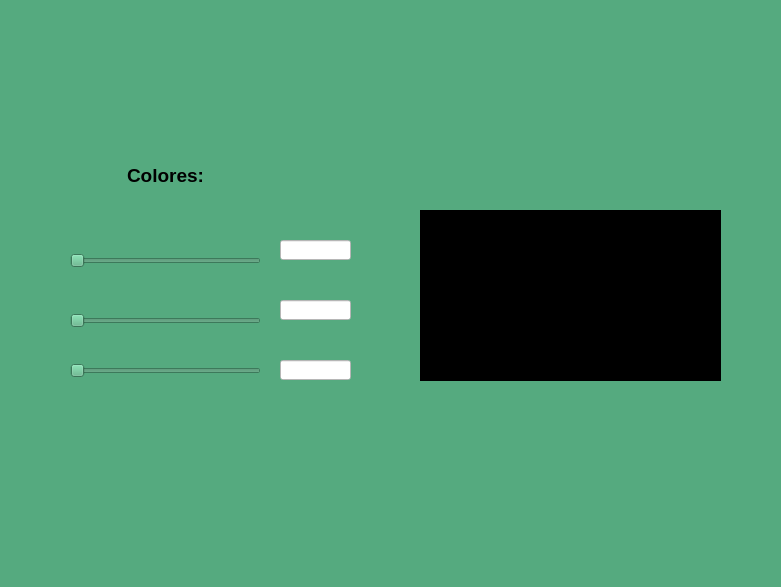
<?xml version="1.0" encoding="UTF-8"?>
<ui version="4.0">
 <class>MainWindow</class>
 <widget class="QMainWindow" name="MainWindow">
  <property name="geometry">
   <rect>
    <x>0</x>
    <y>0</y>
    <width>781</width>
    <height>587</height>
   </rect>
  </property>
  <property name="windowTitle">
   <string>MainWindow</string>
  </property>
  <property name="styleSheet">
   <string notr="true">background-color: rgb(85, 170, 127);</string>
  </property>
  <widget class="QWidget" name="centralwidget">
   <widget class="QLabel" name="label">
    <property name="geometry">
     <rect>
      <x>30</x>
      <y>10</y>
      <width>201</width>
      <height>101</height>
     </rect>
    </property>
    <property name="text">
     <string/>
    </property>
    <property name="pixmap">
     <pixmap resource="../Recursos.qrc">:/Logos/Imagenes/WhatsApp Image 2024-02-15 at 6.57.13 PM.jpeg</pixmap>
    </property>
    <property name="scaledContents">
     <bool>true</bool>
    </property>
   </widget>
   <widget class="QLabel" name="label_2">
    <property name="geometry">
     <rect>
      <x>520</x>
      <y>10</y>
      <width>241</width>
      <height>101</height>
     </rect>
    </property>
    <property name="text">
     <string/>
    </property>
    <property name="pixmap">
     <pixmap resource="../Recursos.qrc">:/Logos/Imagenes/UAT_2018_-_2021_HORIZONTAL.jpg</pixmap>
    </property>
    <property name="scaledContents">
     <bool>true</bool>
    </property>
   </widget>
   <widget class="QLabel" name="label_3">
    <property name="geometry">
     <rect>
      <x>680</x>
      <y>460</y>
      <width>91</width>
      <height>71</height>
     </rect>
    </property>
    <property name="text">
     <string/>
    </property>
    <property name="pixmap">
     <pixmap resource="../Recursos.qrc">:/Logos/Imagenes/WhatsApp Image 2024-02-15 at 9.24.51 PM.jpeg</pixmap>
    </property>
    <property name="scaledContents">
     <bool>true</bool>
    </property>
   </widget>
   <widget class="QLabel" name="colorburguer">
    <property name="geometry">
     <rect>
      <x>420</x>
      <y>210</y>
      <width>301</width>
      <height>171</height>
     </rect>
    </property>
    <property name="styleSheet">
     <string notr="true">background-color: rgb(0, 0, 0);</string>
    </property>
    <property name="text">
     <string/>
    </property>
   </widget>
   <widget class="QLabel" name="label_4">
    <property name="geometry">
     <rect>
      <x>120</x>
      <y>160</y>
      <width>91</width>
      <height>31</height>
     </rect>
    </property>
    <property name="text">
     <string>&lt;html&gt;&lt;head/&gt;&lt;body&gt;&lt;p align=&quot;center&quot;&gt;&lt;span style=&quot; font-size:14pt; font-weight:600;&quot;&gt;Colores:&lt;/span&gt;&lt;/p&gt;&lt;/body&gt;&lt;/html&gt;</string>
    </property>
   </widget>
   <widget class="QSlider" name="ValorR">
    <property name="geometry">
     <rect>
      <x>70</x>
      <y>250</y>
      <width>191</width>
      <height>22</height>
     </rect>
    </property>
    <property name="orientation">
     <enum>Qt::Horizontal</enum>
    </property>
   </widget>
   <widget class="QSlider" name="ValorG">
    <property name="geometry">
     <rect>
      <x>70</x>
      <y>310</y>
      <width>191</width>
      <height>22</height>
     </rect>
    </property>
    <property name="orientation">
     <enum>Qt::Horizontal</enum>
    </property>
   </widget>
   <widget class="QSlider" name="ValorB">
    <property name="geometry">
     <rect>
      <x>70</x>
      <y>360</y>
      <width>191</width>
      <height>22</height>
     </rect>
    </property>
    <property name="orientation">
     <enum>Qt::Horizontal</enum>
    </property>
   </widget>
   <widget class="QLineEdit" name="txt_R">
    <property name="geometry">
     <rect>
      <x>280</x>
      <y>240</y>
      <width>71</width>
      <height>20</height>
     </rect>
    </property>
    <property name="styleSheet">
     <string notr="true">background-color: rgb(255, 255, 255);</string>
    </property>
   </widget>
   <widget class="QLineEdit" name="txt_B">
    <property name="geometry">
     <rect>
      <x>280</x>
      <y>360</y>
      <width>71</width>
      <height>20</height>
     </rect>
    </property>
    <property name="styleSheet">
     <string notr="true">background-color: rgb(255, 255, 255);</string>
    </property>
   </widget>
   <widget class="QLineEdit" name="txt_G">
    <property name="geometry">
     <rect>
      <x>280</x>
      <y>300</y>
      <width>71</width>
      <height>20</height>
     </rect>
    </property>
    <property name="styleSheet">
     <string notr="true">background-color: rgb(255, 255, 255);</string>
    </property>
   </widget>
  </widget>
  <widget class="QMenuBar" name="menubar">
   <property name="geometry">
    <rect>
     <x>0</x>
     <y>0</y>
     <width>781</width>
     <height>21</height>
    </rect>
   </property>
  </widget>
  <widget class="QStatusBar" name="statusbar"/>
 </widget>
 <resources>
  <include location="../Recursos.qrc"/>
 </resources>
 <connections/>
</ui>
